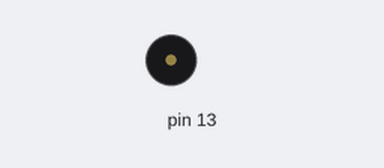
A sketch run on a simulated Arduino Uno, built with avr-gcc and run on an emulated ATmega328P. On the bench: buzzer (waves = sounding).

Above: at 0.1 s.
Timing chart, 0 to 1.6 s (numbered marks = the images above):
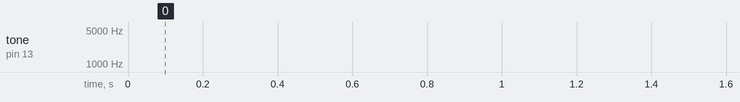

The sketch:

PiezoSounderAlarm.ino
```cpp
// Project 11 - Piezo Sounder Alarm

float sinVal;
int toneVal;

void setup(){
 pinMode(13, OUTPUT);
}

void loop(){
  for (int x=0; x<180; x++) {
    // convert degrees to radians then obten sin value
    sinVal = (sin(x*(3.1412/180)));
    //generate a frequency from the sin value
    toneVal = 2000 + (int(sinVal*1000));
    tone( 13, toneVal);
    delay(2);
  }
}
```
